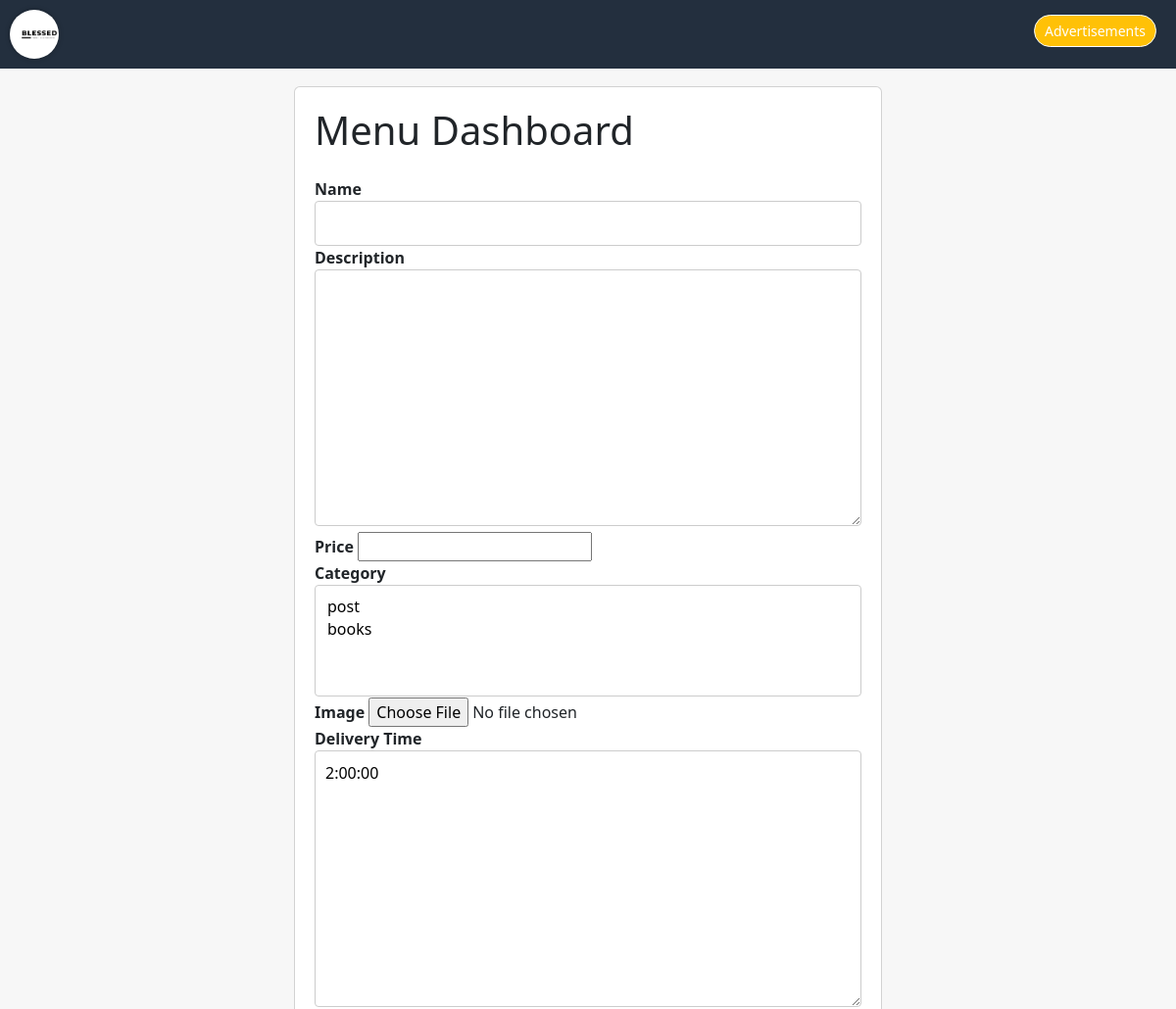
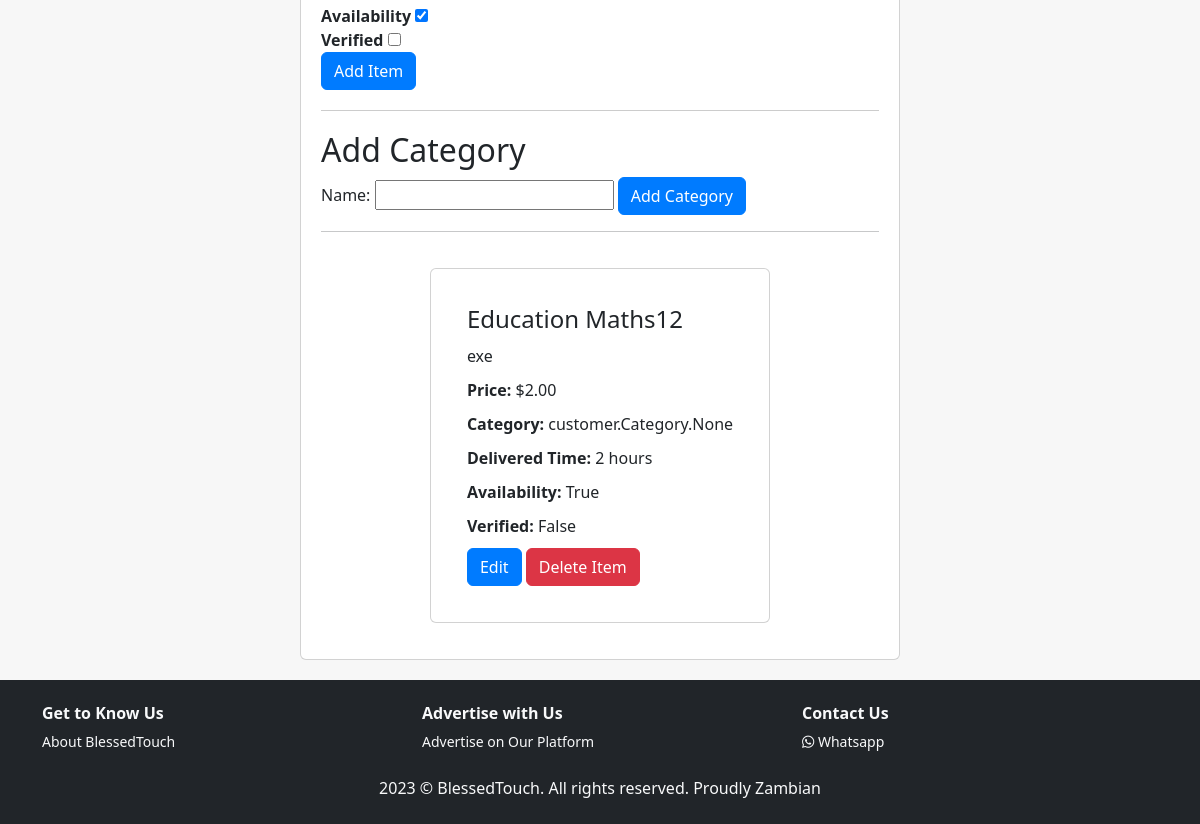
/deliver/dashboard/, run on an earlier commit of the app's database (2 pictures, top to bottom).
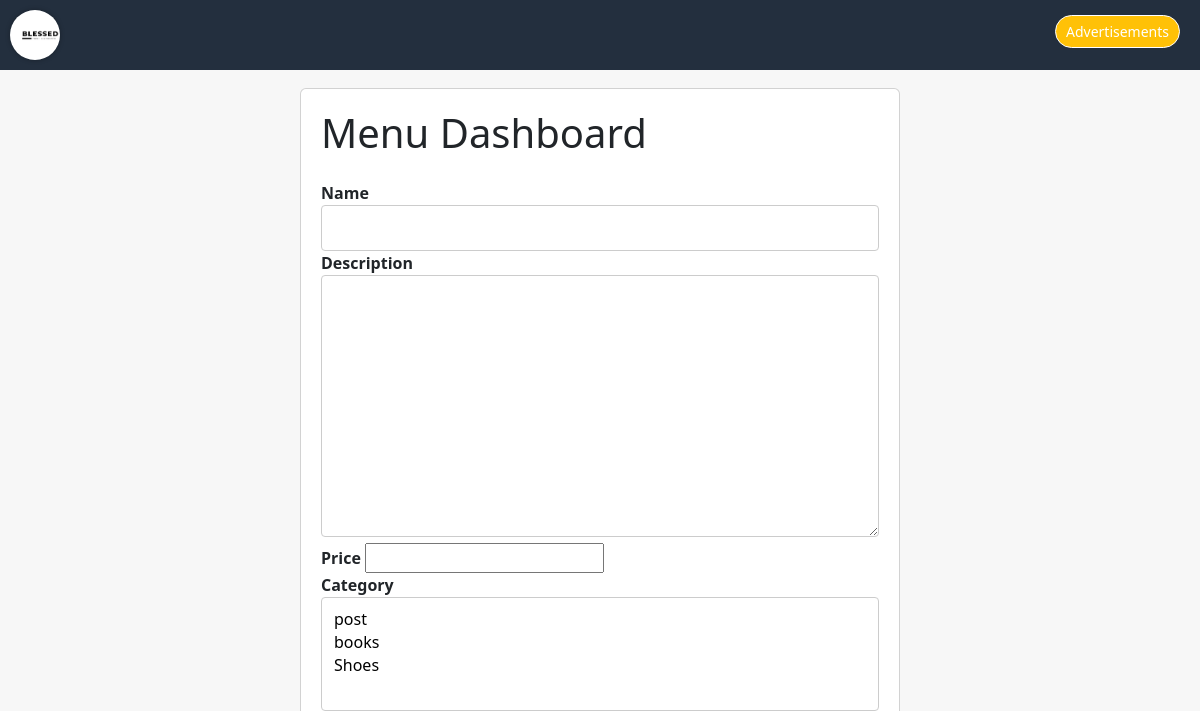
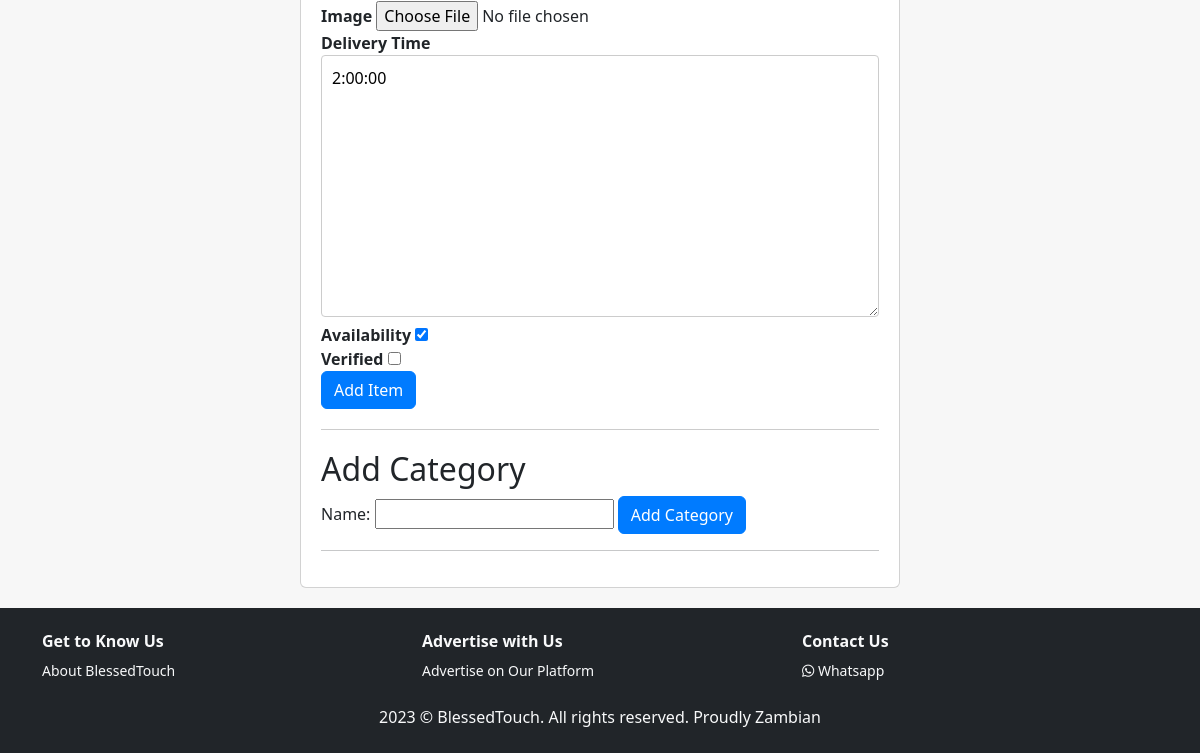
And on a later commit of the database (2 pictures, top to bottom).
### customer/models.py (models this page shows, shortened)
class MenuItem(models.Model):
    name = models.CharField(max_length=100)
    description = models.TextField()
    DeliveredTime = models.TextField(default=default_delivered_time)
    image = models.ImageField(upload_to='menu_images/')
    price = models.DecimalField(max_digits=5, decimal_places=2)
    category = models.ManyToManyField('Category', related_name='items')
    availability = models.BooleanField(default=True)
    is_verified = models.BooleanField(default=False)  # New field for verified items

### deliver/views.py (the view, shortened to what this page needs)
# urls.py: path('dashboard/', menu_dashboard, name='menu_dashboard'),
def menu_dashboard(request):
    form = MenuItemForm(request.POST or None, request.FILES or None)
    category_form = CategoryForm(request.POST or None)
    menu_items = MenuItem.objects.all()
    categories = Category.objects.all()
    context = {
        'form': form,
        'menu_items': menu_items,
        'category_form': category_form,
        'categories': categories
    }
    return render(request, 'deliver/menu_dashboard.html', context)

### deliver/forms.py
class MenuItemForm(forms.ModelForm):
    class Meta:
        model = MenuItem
        fields = '__all__'

class CategoryForm(forms.ModelForm):
    class Meta:
        model = Category
        fields = '__all__'

### customer/models.py (called while the page is built)
def default_delivered_time():
    return str(timedelta(hours=2))

    def __str__(self):
        return self.name

### templates/deliver/menu_dashboard.html (shortened to what this page needs)
{% extends 'base.html' %}
{% block content %}
    <div class="card">
        <h1 class="mb-4">Menu Dashboard</h1>
        <form method="POST" enctype="multipart/form-data">
            <div class="form-group">
                <label for="id_name">Name</label>
                {{ form.name }}
            </div>
            <div class="form-group">
                <label for="id_description">Description</label>
                {{ form.description }}
            </div>
            <div class="form-group">
                <label for="id_price">Price</label>
                {{ form.price }}
            </div>
            <div class="form-group">
                <label for="id_category">Category</label>
                {{ form.category }}
            </div>
            <div class="form-group">
                <label for="id_image">Image</label>
                {{ form.image }}
            </div>
            <div class="form-group">
                <label for="id_DeliveredTime">Delivery Time</label>
                {{ form.DeliveredTime }}
            </div>
            <div class="form-group">
                <label for="id_availability">Availability</label>
                {{ form.availability }}
            </div>
            <div class="form-group">
                <label for="id_is_verified">Verified</label>
                {{ form.is_verified }}
            </div>
            <button type="submit" class="btn btn-primary">Add Item</button>
        </form>
        <div class="category-form">
            <h2>Add Category</h2>
            <form method="POST">
                {{ category_form }}
                <button type="submit" class="btn btn-primary">Add Category</button>
            </form>
        </div>
        <hr>
        {% for menu_item in menu_items %}
            <div class="card mb-3">
                <div class="card-body">
                    <h2 class="card-title">{{ menu_item.name }}</h2>
                    <p class="card-text">{{ menu_item.description }}</p>
                    <p class="card-text"><strong>Price:</strong> ${{ menu_item.price }}</p>
                    <p class="card-text"><strong>Category:</strong> {{ menu_item.category }}</p>
                    <p class="card-text"><strong>Delivered Time:</strong> {{ menu_item.DeliveredTime }}</p>
                    <p class="card-text"><strong>Availability:</strong> {{ menu_item.availability }}</p>
                    <p class="card-text"><strong>Verified:</strong> {{ menu_item.is_verified }}</p>
                    <a href="{% url 'deliver:update_item' menu_item.id %}" class="btn btn-primary">Edit</a>
                    <form method="POST" action="{% url 'deliver:delete_item' menu_item.id %}" class="d-inline">
                        <button type="submit" class="btn btn-danger">Delete Item</button>
                    </form>
                </div>
            </div>
        {% endfor %}
    </div>
{% endblock %}

### templates/base.html (shortened to what this page needs)
{% load static %}
<!DOCTYPE html>
<html>
<head>
    <link rel="stylesheet" href="{% static 'css/style.css' %}">
    <link href="https://cdn.jsdelivr.net/npm/bootstrap@5.3.0-alpha1/dist/css/bootstrap.min.css" rel="stylesheet">
    <link rel="stylesheet" href="https://use.fontawesome.com/releases/v5.14.0/css/all.css">
    <link rel="stylesheet" href="https://cdnjs.cloudflare.com/ajax/libs/font-awesome/5.15.1/css/all.min.css" />
    <link rel="stylesheet" href="https://cdnjs.cloudflare.com/ajax/libs/animate.css/4.1.1/animate.min.css" />
</head>
<body>
{% include 'blog/header.html' %}
{% block content %}{% endblock %}
{% include 'blog/footer.html' %}
</body>
</html>

### templates/blog/header.html
{% load static %}
<header class="fixed-top">
  <div class="nav-container">
    <a href="{% url 'customer:index' %}" class="logo">
      <img src="{% static 'logo.png' %}" alt="logo" class="logo-img">
    </a>
    <nav class="nav-menu">
      <ul>
        <li><a href="{% url 'customer:ad-list' %}" style="text-decoration: none;" class="btn btn-warning mb-2 btn-sm rounded-pill">Advertisements</a></li>
      </ul>
    </nav>
  </div>
</header>
<br/>
<br/>

### templates/blog/footer.html
{% load static %}
<footer class="bg-dark text-light py-4">
  <div class="container">
    <div class="row">
      <div class="col-md-4">
        <h2 class="h6"><strong>Get to Know Us</strong></h2>
        <ul class="list-unstyled small">
          <li><a href="{% url 'blog-about' %}" class="text-light text-decoration-none">About BlessedTouch</a></li>
        </ul>
      </div>
      <div class="col-md-4">
        <h2 class="h6"><strong>Advertise with Us</strong></h2>
        <ul class="list-unstyled small">
          <li><a href="{% url 'customer:create-ad' %}" class="text-light text-decoration-none">Advertise on Our Platform</a></li>
        </ul>
      </div>
      <div class="col-md-4">
        <h2 class="h6"><strong>Contact Us</strong></h2>
        <ul class="list-unstyled small">
          <li>
            <a href="https://api.whatsapp.com/send?phone=260970349470&text=I%20want%20to%20know%20more" class="text-light text-decoration-none">
              <i class="fab fa-whatsapp mr-2"></i> Whatsapp
            </a>
          </li>
        </ul>
      </div>
    </div>
    <div class="row mt-2">
      <div class="col text-center">
        <p class="text-center mb-0">2023 &copy; BlessedTouch. All rights reserved. Proudly Zambian</p>
      </div>
    </div>
  </div>
</footer>

### static/css/style.css (style rules this page uses)
.fixed-top { position: fixed; top: 0; left: 0; width: 100%; background-color: #232f3e; color: #fff; padding: 10px; z-index: 9999; transition: background-color 0.3s, height 0.3s; }
.nav-container { display: flex; align-items: center; justify-content: space-between; }
.logo-img { border-radius: 50%; width: 50px; height: 50px; box-shadow: 0 0 5px rgba(0, 0, 0, 0.3); transition: transform 0.3s; }
.nav-menu ul { list-style: none; margin: 0; padding: 0; display: flex; }
.nav-menu ul li { margin-right: 10px; }
.nav-menu ul li a { color: #fff; text-decoration: none; padding: 5px 10px; }
.nav-menu ul li:nth-child(1) a, .nav-menu ul li:nth-child(2) a { border: 1px solid #fff; transition: border-color 0.3s; }

### templates/deliver/menu_dashboard.html (style rules this page uses)
body { padding-top: 20px; background-color: #f7f7f7; }
.card { margin: 20px auto; max-width: 600px; padding: 20px; }
.form-group label { font-weight: bold; }
.form-group input[type="text"], .form-group textarea { width: 100%; padding: 10px; border: 1px solid #ccc; border-radius: 4px; }
.form-group select { width: 100%; padding: 10px; border: 1px solid #ccc; border-radius: 4px; }
.btn-primary { background-color: #007bff; border-color: #007bff; }
.category-form { margin-top: 20px; border-top: 1px solid #ccc; padding-top: 20px; }

What changed in the data, as far as the page shows it:
removed MenuItem: name "Education Maths12", description "exe", price "2.00", category "customer.Category.None", DeliveredTime "2 hours", availability "True", is_verified "False"
Also different on the page:
form field category: "post / books" → "post / books / Shoes"
